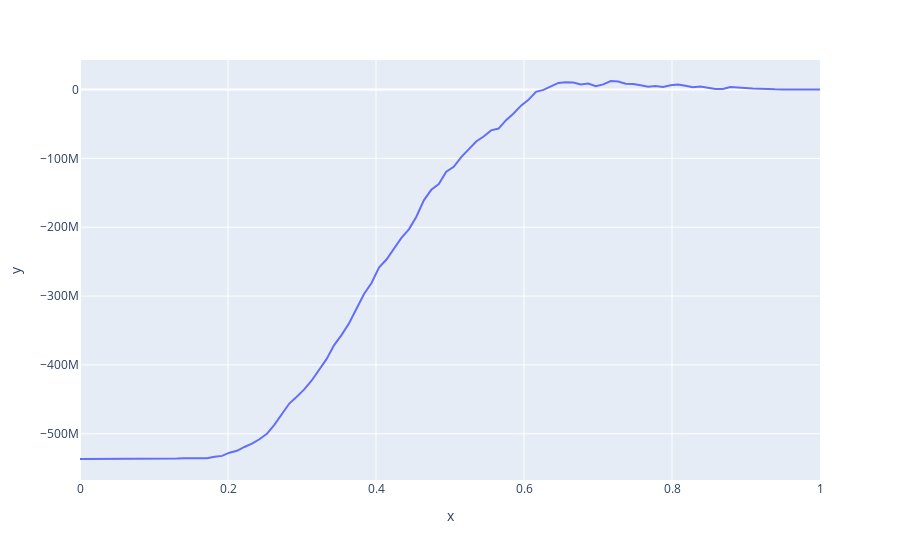

Notebook cell for this chart:
### Code cell
import plotly.express as px


px.line(x=threshold_list, y=pnl_list)
